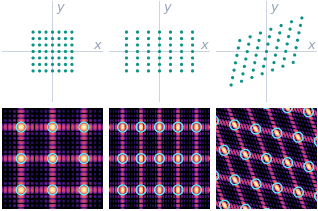
#> input picture plots/crystal_diffraction.png, 318 x 211 px, given in place of multiview_covariance.png, which was not available
$ python render_figure.py
#> lines starting #> are read from the running program, lines starting #| are printed output that depends on the picture
"""Composes the four-panel static overview figure for the JOSS paper from native-resolution example renders."""

from __future__ import annotations

from pathlib import Path
from PIL import Image, ImageDraw

PAPER_DIR = Path(__file__).resolve().parent
REPO_ROOT = PAPER_DIR.parent
WORKSPACE_PLOTS = REPO_ROOT.parent / "plots"
REPO_PLOTS = REPO_ROOT / "plots"

GUTTER_PX = 20
PAD_PX = 4


def find_plot(filename: str) -> Path:
    """Resolves `filename` from the shared workspace `plots/` folder or the checkout's `plots/`."""
    candidate = WORKSPACE_PLOTS / filename
    return candidate if candidate.exists() else REPO_PLOTS / filename


def load_rgba_frame(filename: str, frame_index: int = 0, border: bool = False) -> Image.Image:
    """Loads a static PNG or a single frame of an animated GIF as an unresampled RGBA image."""
#> called with filename = 'multiview_covariance.png', frame_index = 0, border = False
    with Image.open(find_plot(filename)) as source:
#> source is the input picture: PIL image 318x211 RGBA; mean R, G, B, A 166.5, 153.8, 171.1, 255
        if frame_index:
            source.seek(frame_index)
        panel = Image.new("RGBA", source.size, (255, 255, 255, 255))
#> panel: PIL image 318x211 RGBA; every value is 255
        rgba = source.convert("RGBA")
        panel.alpha_composite(rgba)
    if border:
        draw = ImageDraw.Draw(panel)
        width, height = panel.size
        draw.rectangle((0, 0, width - 1, height - 1), outline=(210, 218, 226, 255), width=1)
    return panel


def main() -> None:
    panels = [
        load_rgba_frame("multiview_covariance.png"),
        load_rgba_frame("liquid_crystals.gif", frame_index=9, border=True),
        load_rgba_frame("kerr_camera.png"),
        load_rgba_frame("snowflake_grown.png"),
    ]
#> call 2 of load_rgba_frame, with filename = 'liquid_crystals.gif', frame_index = 9, border = True
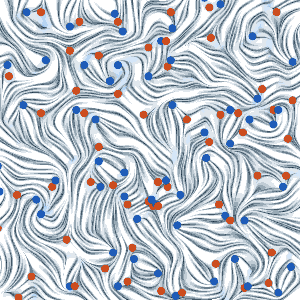
#> input picture plots/liquid_crystals.gif, 300 x 300 px, found by its file name
#> in load_rgba_frame, source is the input picture: PIL image 300x300 P; mean R, G, B 190.8, 198.4, 207.1
#> in load_rgba_frame (call 2), `source.seek(frame_index)`:
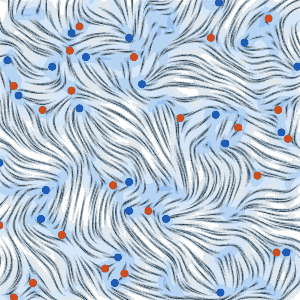
#> source: PIL image 300x300 RGB; mean R, G, B 181.7, 197.3, 212.5
#> in load_rgba_frame (call 2), `panel = Image.new("RGBA", source.size, (255, 255, 255, 255))`: panel: PIL image 300x300 RGBA; every value is 255
#> call 3 of load_rgba_frame, with filename = 'kerr_camera.png', frame_index = 0, border = False
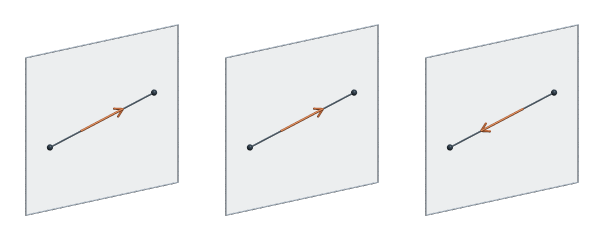
#> input picture plots/line_in_mirror.png, 603 x 241 px, given in place of kerr_camera.png, which was not available
#> in load_rgba_frame, source is the input picture: PIL image 603x241 RGBA; mean R, G, B, A 242.7, 243.7, 244.2, 255
#> in load_rgba_frame (call 3), `panel = Image.new("RGBA", source.size, (255, 255, 255, 255))`: panel: PIL image 603x241 RGBA; every value is 255
    row_height = max(panel.height for panel in panels)
#> row_height = 300
    total_width = sum(panel.width for panel in panels) + GUTTER_PX * (len(panels) - 1) + 2 * PAD_PX
#> total_width = 1892
    total_height = row_height + 2 * PAD_PX
#> total_height = 308

    canvas = Image.new("RGB", (total_width, total_height), (255, 255, 255))
#> canvas: PIL image 1892x308 RGB; every value is 255
    cursor_x = PAD_PX
    for panel in panels:
        offset_y = PAD_PX + (row_height - panel.height) // 2
        canvas.paste(panel.convert("RGB"), (cursor_x, offset_y))
        cursor_x += panel.width + GUTTER_PX
#> this loop made 4 passes
#> (offset_y, cursor_x) on passes 1 to 4: (48, 342), (4, 662), (33, 1285), (33, 1908)
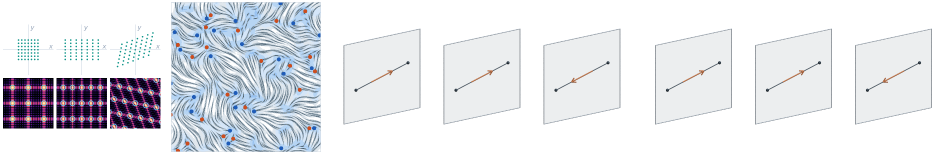
#> canvas: PIL image 1892x308 RGB (shown at 1/2 size); mean R, G, B 227.4, 228.8, 233.4
#> after the loop, cursor_x = 1908

    paper_target = PAPER_DIR / "joss_overview.png"
    canvas.save(paper_target, optimize=True)
    if WORKSPACE_PLOTS.is_dir():
        canvas.save(WORKSPACE_PLOTS / "joss_overview.png", optimize=True)


if __name__ == "__main__":
    main()
